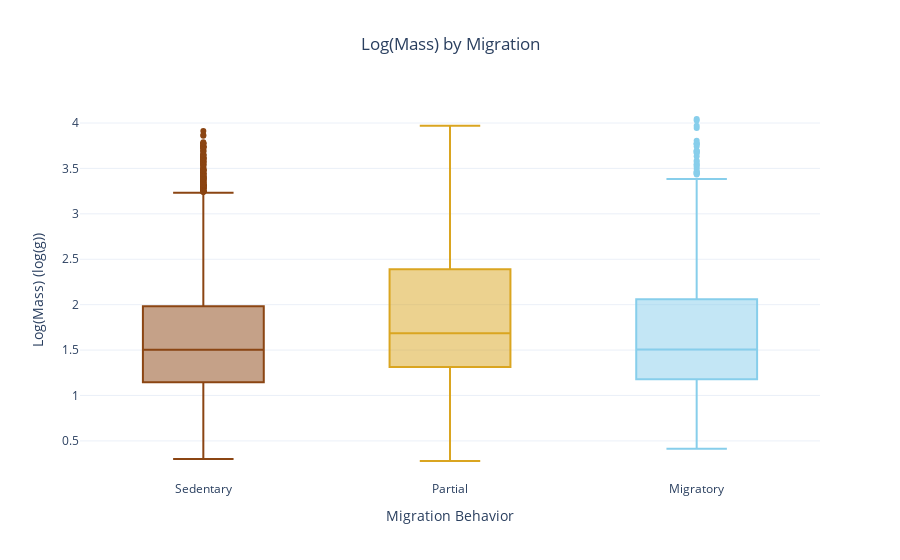

Notebook cell for this chart:
### Markdown cell above
Between sedentary and migratory classes, p > 0.05, thus the null hypothesis (H0) is failed to reject. However, for the pairs partial-sedentary and partial-migratory, p << 0.05, thus there are statistically significant differences in mass distribution between these migratory classes. Finally, to illustrate the distribution, a boxplot is created.

### Code cell
df_plot = df_clean[df_clean['Migration'].isin(['Sedentary', 'Partial', 'Migratory'])].copy()

fig = px.box(
    df_plot, 
    x='Migration', 
    y='Log_Mass',
    title='Log(Mass) by Migration',
    color='Migration',
    color_discrete_sequence=['saddlebrown', 'goldenrod', 'skyblue'],
    category_orders={"Migration": ['Sedentary', 'Partial', 'Migratory']}
)

fig.update_layout(
    title_x=0.5,
    xaxis_title='Migration Behavior',
    yaxis_title='Log(Mass) (log(g))',
    template='plotly_white',
    showlegend=False
)

fig.show()

### Figure 1 — Plotly figure (JSON) as saved in the notebook; plotly's stock layout.template omitted (floating-point values rounded to 4 significant figures; data arrays with more than 128 entries replaced by an {"elided": "..."} marker saying what was removed)
{"data": [{"alignmentgroup": "True", "hovertemplate": "Migration=%{x}<br>Log_Mass=%{y}<extra></extra>", "legendgroup": "Sedentary", "marker": {"color": "saddlebrown"}, "name": "Sedentary", "notched": false, "offsetgroup": "Sedentary", "orientation": "v", "showlegend": true, "type": "box", "x": {"elided": "8002 str values"}, "x0": " ", "xaxis": "x", "y": {"elided": "8002 float values"}, "y0": " ", "yaxis": "y"}, {"alignmentgroup": "True", "hovertemplate": "Migration=%{x}<br>Log_Mass=%{y}<extra></extra>", "legendgroup": "Partial", "marker": {"color": "goldenrod"}, "name": "Partial", "notched": false, "offsetgroup": "Partial", "orientation": "v", "showlegend": true, "type": "box", "x": {"elided": "985 str values"}, "x0": " ", "xaxis": "x", "y": {"elided": "985 float values"}, "y0": " ", "yaxis": "y"}, {"alignmentgroup": "True", "hovertemplate": "Migration=%{x}<br>Log_Mass=%{y}<extra></extra>", "legendgroup": "Migratory", "marker": {"color": "skyblue"}, "name": "Migratory", "notched": false, "offsetgroup": "Migratory", "orientation": "v", "showlegend": true, "type": "box", "x": {"elided": "844 str values"}, "x0": " ", "xaxis": "x", "y": {"elided": "844 float values"}, "y0": " ", "yaxis": "y"}], "layout": {"boxmode": "overlay", "legend": {"title": {"text": "Migration"}, "tracegroupgap": 0}, "showlegend": false, "title": {"text": "Log(Mass) by Migration", "x": 0.5}, "xaxis": {"anchor": "y", "categoryarray": ["Sedentary", "Partial", "Migratory"], "categoryorder": "array", "domain": [0, 1], "title": {"text": "Migration Behavior"}}, "yaxis": {"anchor": "x", "domain": [0, 1], "title": {"text": "Log(Mass) (log(g))"}}}}
